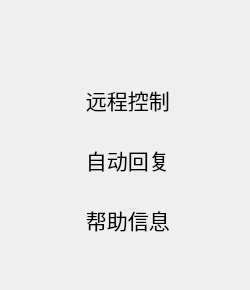
         <widget class="QWidget" name="page_23">
          <layout class="QVBoxLayout" name="verticalLayout_6">
           <property name="spacing">
            <number>0</number>
           </property>
           <property name="leftMargin">
            <number>0</number>
           </property>
           <property name="topMargin">
            <number>0</number>
           </property>
           <property name="rightMargin">
            <number>0</number>
           </property>
           <property name="bottomMargin">
            <number>0</number>
           </property>
           <item>
            <widget class="QWidget" name="verticalWidget_23" native="true">
             <property name="styleSheet">
              <string notr="true">QToolButton{
font: 16pt;
border-style:solid;
border-width:0px 0px 0px 0px;
padding:15px 60px;
}
QToolButton:hover{
background-color:rgb(160, 160, 160);
}
QToolButton:checked{
background-color: rgb(180, 180, 180);
}</string>
             </property>
             <layout class="QVBoxLayout" name="verticalLayout_23">
              <property name="spacing">
               <number>0</number>
              </property>
              <property name="leftMargin">
               <number>0</number>
              </property>
              <property name="topMargin">
               <number>0</number>
              </property>
              <property name="rightMargin">
               <number>0</number>
              </property>
              <property name="bottomMargin">
               <number>0</number>
              </property>
              <item>
               <spacer name="verticalSpacer_3">
                <property name="orientation">
                 <enum>Qt::Vertical</enum>
                </property>
                <property name="sizeType">
                 <enum>QSizePolicy::Fixed</enum>
                </property>
                <property name="sizeHint" stdset="0">
                 <size>
                  <width>20</width>
                  <height>70</height>
                 </size>
                </property>
               </spacer>
              </item>
              <item>
               <widget class="QToolButton" name="toolButton_21remote">
                <property name="minimumSize">
                 <size>
                  <width>250</width>
                  <height>60</height>
                 </size>
                </property>
                <property name="maximumSize">
                 <size>
                  <width>250</width>
                  <height>60</height>
                 </size>
                </property>
                <property name="layoutDirection">
                 <enum>Qt::LeftToRight</enum>
                </property>
                <property name="autoFillBackground">
                 <bool>false</bool>
                </property>
                <property name="inputMethodHints">
                 <set>Qt::ImhNone</set>
                </property>
                <property name="text">
                 <string> 远程控制</string>
                </property>
                <property name="icon">
                 <iconset resource="img.qrc">
                  <normaloff>:/img/images/远程协助.png</normaloff>:/img/images/远程协助.png</iconset>
                </property>
                <property name="iconSize">
                 <size>
                  <width>25</width>
                  <height>25</height>
                 </size>
                </property>
                <property name="checkable">
                 <bool>true</bool>
                </property>
                <property name="checked">
                 <bool>false</bool>
                </property>
                <property name="autoRepeat">
                 <bool>false</bool>
                </property>
                <property name="toolButtonStyle">
                 <enum>Qt::ToolButtonTextBesideIcon</enum>
                </property>
                <property name="autoRaise">
                 <bool>false</bool>
                </property>
                <attribute name="buttonGroup">
                 <string notr="true">buttonGroup_mid</string>
                </attribute>
               </widget>
              </item>
              <item>
               <widget class="QToolButton" name="toolButton_22reply">
                <property name="minimumSize">
                 <size>
                  <width>250</width>
                  <height>60</height>
                 </size>
                </property>
                <property name="maximumSize">
                 <size>
                  <width>250</width>
                  <height>60</height>
                 </size>
                </property>
                <property name="text">
                 <string> 自动回复</string>
                </property>
                <property name="icon">
                 <iconset resource="img.qrc">
                  <normaloff>:/img/images/回复.png</normaloff>:/img/images/回复.png</iconset>
                </property>
                <property name="iconSize">
                 <size>
                  <width>25</width>
                  <height>25</height>
                 </size>
                </property>
                <property name="checkable">
                 <bool>true</bool>
                </property>
                <property name="toolButtonStyle">
                 <enum>Qt::ToolButtonTextBesideIcon</enum>
                </property>
                <attribute name="buttonGroup">
                 <string notr="true">buttonGroup_mid</string>
                </attribute>
               </widget>
              </item>
              <item>
               <widget class="QToolButton" name="toolButton_23help">
                <property name="minimumSize">
                 <size>
                  <width>250</width>
                  <height>60</height>
                 </size>
                </property>
                <property name="maximumSize">
                 <size>
                  <width>250</width>
                  <height>60</height>
                 </size>
                </property>
                <property name="text">
                 <string> 帮助信息</string>
                </property>
                <property name="icon">
                 <iconset resource="img.qrc">
                  <normaloff>:/img/images/帮助.png</normaloff>:/img/images/帮助.png</iconset>
                </property>
                <property name="iconSize">
                 <size>
                  <width>25</width>
                  <height>25</height>
                 </size>
                </property>
                <property name="checkable">
                 <bool>true</bool>
                </property>
                <property name="toolButtonStyle">
                 <enum>Qt::ToolButtonTextBesideIcon</enum>
                </property>
                <attribute name="buttonGroup">
                 <string notr="true">buttonGroup_mid</string>
                </attribute>
               </widget>
              </item>
              <item>
               <spacer name="verticalSpacer_2">
                <property name="orientation">
                 <enum>Qt::Vertical</enum>
                </property>
                <property name="sizeHint" stdset="0">
                 <size>
                  <width>20</width>
                  <height>40</height>
                 </size>
                </property>
               </spacer>
              </item>
             </layout>
            </widget>
           </item>
          </layout>
         </widget>
